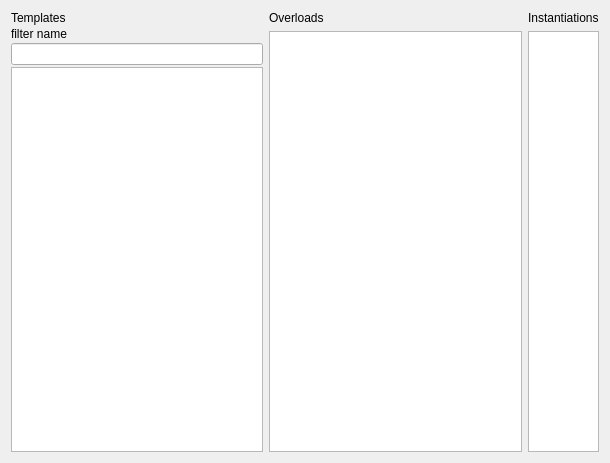
<?xml version="1.0" encoding="UTF-8"?>
<ui version="4.0">
 <class>templex::frontend::FunctionInstantiationsPage</class>
 <widget class="QWidget" name="templex::frontend::FunctionInstantiationsPage">
  <property name="geometry">
   <rect>
    <x>0</x>
    <y>0</y>
    <width>610</width>
    <height>463</height>
   </rect>
  </property>
  <property name="windowTitle">
   <string>Form</string>
  </property>
  <layout class="QHBoxLayout" name="horizontalLayout" stretch="0,0,1">
   <item>
    <layout class="QVBoxLayout" name="verticalLayout">
     <property name="spacing">
      <number>2</number>
     </property>
     <item>
      <widget class="QLabel" name="templatesLabel">
       <property name="text">
        <string>Templates</string>
       </property>
      </widget>
     </item>
     <item>
      <widget class="QLabel" name="filterLabel">
       <property name="text">
        <string>filter name</string>
       </property>
      </widget>
     </item>
     <item>
      <widget class="QLineEdit" name="filterEdit"/>
     </item>
     <item>
      <widget class="QListView" name="templateList"/>
     </item>
    </layout>
   </item>
   <item>
    <layout class="QVBoxLayout" name="verticalLayout_2">
     <property name="leftMargin">
      <number>0</number>
     </property>
     <item>
      <widget class="QLabel" name="overloadsLabel">
       <property name="text">
        <string>Overloads</string>
       </property>
      </widget>
     </item>
     <item>
      <widget class="QListView" name="overloadsList"/>
     </item>
    </layout>
   </item>
   <item>
    <layout class="QVBoxLayout" name="verticalLayout_3">
     <property name="leftMargin">
      <number>0</number>
     </property>
     <item>
      <widget class="QLabel" name="instantiationsLabel">
       <property name="text">
        <string>Instantiations</string>
       </property>
      </widget>
     </item>
     <item>
      <widget class="QTableView" name="tableView"/>
     </item>
    </layout>
   </item>
  </layout>
 </widget>
 <resources/>
 <connections/>
</ui>
